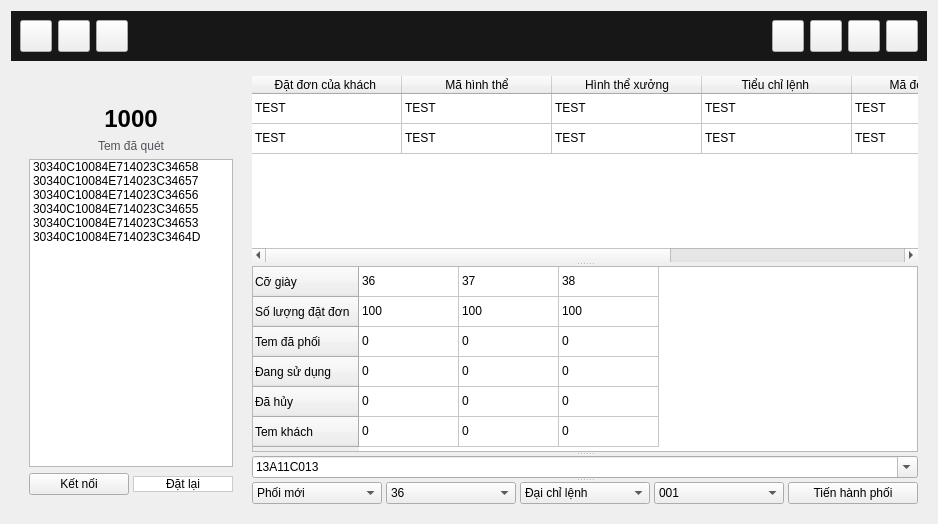
  <widget class="QWidget" name="centralwidget">
   <layout class="QVBoxLayout" name="verticalLayout_2">
    <item>
     <widget class="QWidget" name="title_bar_2" native="true">
      <property name="styleSheet">
       <string notr="true">background-color: #171717</string>
      </property>
      <layout class="QHBoxLayout" name="title_bar" stretch="0,1,0">
       <item>
        <layout class="QHBoxLayout" name="horizontalLayout_6">
         <item>
          <widget class="QPushButton" name="pushButton_13">
           <property name="minimumSize">
            <size>
             <width>32</width>
             <height>32</height>
            </size>
           </property>
           <property name="maximumSize">
            <size>
             <width>32</width>
             <height>32</height>
            </size>
           </property>
           <property name="styleSheet">
            <string notr="true">QPushButton{
	background-color: none;
}

QPushButton:hover{
	background-color: #525252;
}</string>
           </property>
           <property name="text">
            <string/>
           </property>
           <property name="icon">
            <iconset>
             <normaloff>../assets/icons/arrow-left.svg</normaloff>../assets/icons/arrow-left.svg</iconset>
           </property>
          </widget>
         </item>
         <item>
          <widget class="QPushButton" name="pushButton_14">
           <property name="minimumSize">
            <size>
             <width>32</width>
             <height>32</height>
            </size>
           </property>
           <property name="maximumSize">
            <size>
             <width>32</width>
             <height>32</height>
            </size>
           </property>
           <property name="styleSheet">
            <string notr="true">QPushButton{
	background-color: none;
}

QPushButton:hover{
	background-color: #525252;
}</string>
           </property>
           <property name="text">
            <string/>
           </property>
           <property name="icon">
            <iconset>
             <normaloff>../assets/icons/arrow-right.svg</normaloff>../assets/icons/arrow-right.svg</iconset>
           </property>
          </widget>
         </item>
         <item>
          <widget class="QPushButton" name="pushButton_15">
           <property name="minimumSize">
            <size>
             <width>32</width>
             <height>32</height>
            </size>
           </property>
           <property name="maximumSize">
            <size>
             <width>32</width>
             <height>32</height>
            </size>
           </property>
           <property name="styleSheet">
            <string notr="true">QPushButton{
	background-color: none;
}

QPushButton:hover{
	background-color: #525252;
}</string>
           </property>
           <property name="text">
            <string/>
           </property>
           <property name="icon">
            <iconset>
             <normaloff>../assets/icons/home.svg</normaloff>../assets/icons/home.svg</iconset>
           </property>
          </widget>
         </item>
        </layout>
       </item>
       <item>
        <spacer name="horizontalSpacer">
         <property name="orientation">
          <enum>Qt::Horizontal</enum>
         </property>
         <property name="sizeHint" stdset="0">
          <size>
           <width>638</width>
           <height>20</height>
          </size>
         </property>
        </spacer>
       </item>
       <item>
        <layout class="QHBoxLayout" name="horizontalLayout_5" stretch="0,0,0,0">
         <item>
          <widget class="QPushButton" name="pushButton_12">
           <property name="minimumSize">
            <size>
             <width>32</width>
             <height>32</height>
            </size>
           </property>
           <property name="maximumSize">
            <size>
             <width>32</width>
             <height>32</height>
            </size>
           </property>
           <property name="styleSheet">
            <string notr="true">QPushButton{
	background-color: none;
}

QPushButton:hover{
	background-color: #525252;
}</string>
           </property>
           <property name="text">
            <string/>
           </property>
           <property name="icon">
            <iconset resource="../resource.qrc">
             <normaloff>:/assets/icons/settings.svg</normaloff>:/assets/icons/settings.svg</iconset>
           </property>
          </widget>
         </item>
         <item>
          <widget class="QPushButton" name="pushButton_11">
           <property name="minimumSize">
            <size>
             <width>32</width>
             <height>32</height>
            </size>
           </property>
           <property name="maximumSize">
            <size>
             <width>32</width>
             <height>32</height>
            </size>
           </property>
           <property name="styleSheet">
            <string notr="true">QPushButton{
	background-color: none;
}

QPushButton:hover{
	background-color: #525252;
}</string>
           </property>
           <property name="text">
            <string/>
           </property>
           <property name="icon">
            <iconset>
             <normaloff>../assets/icons/minus.svg</normaloff>../assets/icons/minus.svg</iconset>
           </property>
          </widget>
         </item>
         <item>
          <widget class="QPushButton" name="pushButton_10">
           <property name="minimumSize">
            <size>
             <width>32</width>
             <height>32</height>
            </size>
           </property>
           <property name="maximumSize">
            <size>
             <width>32</width>
             <height>32</height>
            </size>
           </property>
           <property name="cursor">
            <cursorShape>PointingHandCursor</cursorShape>
           </property>
           <property name="styleSheet">
            <string notr="true">QPushButton{
	background-color: none;
}

QPushButton:hover{
	background-color: #525252;
}</string>
           </property>
           <property name="text">
            <string/>
           </property>
           <property name="icon">
            <iconset>
             <normaloff>../assets/icons/minimize-2.svg</normaloff>../assets/icons/minimize-2.svg</iconset>
           </property>
          </widget>
         </item>
         <item>
          <widget class="QPushButton" name="pushButton_9">
           <property name="minimumSize">
            <size>
             <width>32</width>
             <height>32</height>
            </size>
           </property>
           <property name="maximumSize">
            <size>
             <width>32</width>
             <height>32</height>
            </size>
           </property>
           <property name="styleSheet">
            <string notr="true">QPushButton{
	background-color: none;
}

QPushButton:hover{
	background-color: #ef4444;
}</string>
           </property>
           <property name="text">
            <string/>
           </property>
           <property name="icon">
            <iconset>
             <normaloff>../assets/icons/x.svg</normaloff>../assets/icons/x.svg</iconset>
           </property>
          </widget>
         </item>
        </layout>
       </item>
      </layout>
     </widget>
    </item>
    <item>
     <widget class="QStackedWidget" name="outlet">
      <property name="currentIndex">
       <number>0</number>
      </property>
      <widget class="QWidget" name="main_page" native="true">
       <layout class="QHBoxLayout" name="horizontalLayout_3" stretch="1,3">
        <property name="spacing">
         <number>10</number>
        </property>
        <item>
         <widget class="QWidget" name="epc_list_box" native="true">
          <layout class="QVBoxLayout" name="verticalLayout_5">
           <item>
            <layout class="QVBoxLayout" name="verticalLayout">
             <item>
              <widget class="QPushButton" name="pushButton">
               <property name="styleSheet">
                <string notr="true">background: none; border: 0px;</string>
               </property>
               <property name="text">
                <string/>
               </property>
               <property name="icon">
                <iconset>
                 <normaloff>../assets/icons/tag.svg</normaloff>../assets/icons/tag.svg</iconset>
               </property>
               <property name="iconSize">
                <size>
                 <width>40</width>
                 <height>40</height>
                </size>
               </property>
              </widget>
             </item>
             <item>
              <widget class="QLabel" name="label_19">
               <property name="autoFillBackground">
                <bool>false</bool>
               </property>
               <property name="styleSheet">
                <string notr="true">QLabel{
	font-size: 24px;
	font-weight: 500;
	padding: 0px;
}</string>
               </property>
               <property name="text">
                <string>1000</string>
               </property>
               <property name="scaledContents">
                <bool>false</bool>
               </property>
               <property name="alignment">
                <set>Qt::AlignCenter</set>
               </property>
               <property name="margin">
                <number>6</number>
               </property>
               <property name="indent">
                <number>0</number>
               </property>
              </widget>
             </item>
             <item>
              <widget class="QLabel" name="label_20">
               <property name="autoFillBackground">
                <bool>false</bool>
               </property>
               <property name="styleSheet">
                <string notr="true">color: #52525b</string>
               </property>
               <property name="text">
                <string>Tem đã quét</string>
               </property>
               <property name="scaledContents">
                <bool>false</bool>
               </property>
               <property name="alignment">
                <set>Qt::AlignCenter</set>
               </property>
               <property name="margin">
                <number>6</number>
               </property>
               <property name="indent">
                <number>0</number>
               </property>
              </widget>
             </item>
            </layout>
           </item>
           <item>
            <widget class="QListWidget" name="listWidget">
             <property name="autoFillBackground">
              <bool>true</bool>
             </property>
             <item>
              <property name="text">
               <string>30340C10084E714023C34658</string>
              </property>
             </item>
             <item>
              <property name="text">
               <string>30340C10084E714023C34657</string>
              </property>
             </item>
             <item>
              <property name="text">
               <string>30340C10084E714023C34656</string>
              </property>
             </item>
             <item>
              <property name="text">
               <string>30340C10084E714023C34655</string>
              </property>
             </item>
             <item>
              <property name="text">
               <string>30340C10084E714023C34653</string>
              </property>
             </item>
             <item>
              <property name="text">
               <string>30340C10084E714023C3464D</string>
              </property>
             </item>
            </widget>
           </item>
           <item>
            <layout class="QHBoxLayout" name="epc_list_actions">
             <property name="spacing">
              <number>4</number>
             </property>
             <item>
              <widget class="QPushButton" name="connect_button">
               <property name="cursor">
                <cursorShape>PointingHandCursor</cursorShape>
               </property>
               <property name="text">
                <string>Kết nối</string>
               </property>
              </widget>
             </item>
             <item>
              <widget class="QPushButton" name="reset_button">
               <property name="cursor">
                <cursorShape>PointingHandCursor</cursorShape>
               </property>
               <property name="styleSheet">
                <string notr="true">background: #fff; border: 1px solid #ccc</string>
               </property>
               <property name="text">
                <string>Đặt lại</string>
               </property>
              </widget>
             </item>
            </layout>
           </item>
          </layout>
         </widget>
        </item>
        <item>
         <widget class="QSplitter" name="splitter">
          <property name="orientation">
           <enum>Qt::Vertical</enum>
          </property>
          <widget class="QTableWidget" name="order_infor_table">
           <property name="autoFillBackground">
            <bool>true</bool>
           </property>
           <property name="styleSheet">
            <string notr="true"/>
           </property>
           <property name="frameShape">
            <enum>QFrame::NoFrame</enum>
           </property>
           <property name="frameShadow">
            <enum>QFrame::Plain</enum>
           </property>
           <property name="midLineWidth">
            <number>1</number>
           </property>
           <property name="verticalScrollBarPolicy">
            <enum>Qt::ScrollBarAsNeeded</enum>
           </property>
           <property name="horizontalScrollBarPolicy">
            <enum>Qt::ScrollBarAsNeeded</enum>
           </property>
           <property name="sizeAdjustPolicy">
            <enum>QAbstractScrollArea::AdjustIgnored</enum>
           </property>
           <property name="verticalScrollMode">
            <enum>QAbstractItemView::ScrollPerPixel</enum>
           </property>
           <property name="horizontalScrollMode">
            <enum>QAbstractItemView::ScrollPerPixel</enum>
           </property>
           <property name="sortingEnabled">
            <bool>true</bool>
           </property>
           <property name="cornerButtonEnabled">
            <bool>true</bool>
           </property>
           <attribute name="horizontalHeaderMinimumSectionSize">
            <number>150</number>
           </attribute>
           <attribute name="horizontalHeaderStretchLastSection">
            <bool>false</bool>
           </attribute>
           <attribute name="verticalHeaderVisible">
            <bool>false</bool>
           </attribute>
           <attribute name="verticalHeaderCascadingSectionResizes">
            <bool>true</bool>
           </attribute>
           <attribute name="verticalHeaderHighlightSections">
            <bool>false</bool>
           </attribute>
           <attribute name="verticalHeaderShowSortIndicator" stdset="0">
            <bool>false</bool>
           </attribute>
           <attribute name="verticalHeaderStretchLastSection">
            <bool>false</bool>
           </attribute>
           <row>
            <property name="text">
             <string>1</string>
            </property>
           </row>
           <row>
            <property name="text">
             <string>2</string>
            </property>
           </row>
           <column>
            <property name="text">
             <string>Đặt đơn của khách	</string>
            </property>
           </column>
           <column>
            <property name="text">
             <string>Mã hình thể</string>
            </property>
           </column>
           <column>
            <property name="text">
             <string>Hình thể xưởng</string>
            </property>
           </column>
           <column>
            <property name="text">
             <string>Tiểu chỉ lệnh	</string>
            </property>
           </column>
           <column>
            <property name="text">
             <string>Mã đơn hàng	</string>
            </property>
           </column>
           <column>
            <property name="text">
             <string>Mã đặt đơn	</string>
            </property>
           </column>
           <column>
            <property name="text">
             <string>Số lượng đặt hàng</string>
            </property>
           </column>
           <item row="0" column="0">
            <property name="text">
             <string>TEST</string>
            </property>
           </item>
           <item row="0" column="1">
            <property name="text">
             <string>TEST</string>
            </property>
           </item>
           <item row="0" column="2">
            <property name="text">
             <string>TEST</string>
            </property>
           </item>
           <item row="0" column="3">
            <property name="text">
             <string>TEST</string>
            </property>
           </item>
           <item row="0" column="4">
            <property name="text">
             <string>TEST</string>
            </property>
           </item>
           <item row="0" column="5">
            <property name="text">
             <string>TEST</string>
            </property>
           </item>
           <item row="0" column="6">
            <property name="text">
             <string>100</string>
            </property>
           </item>
           <item row="1" column="0">
            <property name="text">
             <string>TEST</string>
            </property>
           </item>
           <item row="1" column="1">
            <property name="text">
             <string>TEST</string>
            </property>
           </item>
           <item row="1" column="2">
            <property name="text">
             <string>TEST</string>
            </property>
           </item>
           <item row="1" column="3">
            <property name="text">
             <string>TEST</string>
            </property>
           </item>
           <item row="1" column="4">
            <property name="text">
             <string>TEST</string>
            </property>
           </item>
           <item row="1" column="5">
            <property name="text">
             <string>TEST</string>
            </property>
           </item>
           <item row="1" column="6">
            <property name="text">
             <string>100</string>
            </property>
           </item>
          </widget>
          <widget class="QTableWidget" name="sizing_table">
           <property name="columnCount">
            <number>3</number>
           </property>
           <attribute name="horizontalHeaderVisible">
            <bool>false</bool>
           </attribute>
           <row>
            <property name="text">
             <string>Cỡ giày</string>
            </property>
           </row>
           <row>
            <property name="text">
             <string>Số lượng đặt đơn</string>
            </property>
           </row>
           <row>
            <property name="text">
             <string>Tem đã phối</string>
            </property>
           </row>
           <row>
            <property name="text">
             <string>Đang sử dụng</string>
            </property>
           </row>
           <row>
            <property name="text">
             <string>Đã hủy</string>
            </property>
           </row>
           <row>
            <property name="text">
             <string>Tem khách</string>
            </property>
           </row>
           <column/>
           <column/>
           <column/>
           <item row="0" column="0">
            <property name="text">
             <string>36</string>
            </property>
           </item>
           <item row="0" column="1">
            <property name="text">
             <string>37</string>
            </property>
           </item>
           <item row="0" column="2">
            <property name="text">
             <string>38</string>
            </property>
           </item>
           <item row="1" column="0">
            <property name="text">
             <string>100</string>
            </property>
           </item>
           <item row="1" column="1">
            <property name="text">
             <string>100</string>
            </property>
           </item>
           <item row="1" column="2">
            <property name="text">
             <string>100</string>
            </property>
           </item>
           <item row="2" column="0">
            <property name="text">
             <string>0</string>
            </property>
           </item>
           <item row="2" column="1">
            <property name="text">
             <string>0</string>
            </property>
           </item>
           <item row="2" column="2">
            <property name="text">
             <string>0</string>
            </property>
           </item>
           <item row="3" column="0">
            <property name="text">
             <string>0</string>
            </property>
           </item>
           <item row="3" column="1">
            <property name="text">
             <string>0</string>
            </property>
           </item>
           <item row="3" column="2">
            <property name="text">
             <string>0</string>
            </property>
           </item>
           <item row="4" column="0">
            <property name="text">
             <string>0</string>
            </property>
           </item>
           <item row="4" column="1">
            <property name="text">
             <string>0</string>
            </property>
           </item>
           <item row="4" column="2">
            <property name="text">
             <string>0</string>
            </property>
           </item>
           <item row="5" column="0">
            <property name="text">
             <string>0</string>
            </property>
           </item>
           <item row="5" column="1">
            <property name="text">
             <string>0</string>
            </property>
           </item>
           <item row="5" column="2">
            <property name="text">
             <string>0</string>
            </property>
           </item>
          </widget>
          <widget class="QFrame" name="header_top">
           <layout class="QHBoxLayout" name="horizontalLayout_2">
            <property name="spacing">
             <number>4</number>
            </property>
            <property name="leftMargin">
             <number>0</number>
            </property>
            <property name="topMargin">
             <number>0</number>
            </property>
            <property name="rightMargin">
             <number>0</number>
            </property>
            <property name="bottomMargin">
             <number>0</number>
            </property>
            <item>
             <widget class="QComboBox" name="manu_order_select">
              <property name="autoFillBackground">
               <bool>false</bool>
              </property>
              <property name="editable">
               <bool>true</bool>
              </property>
              <item>
               <property name="text">
                <string>13A11C013</string>
               </property>
              </item>
              <item>
               <property name="text">
                <string>13A12B047</string>
               </property>
              </item>
             </widget>
            </item>
           </layout>
          </widget>
          <widget class="QFrame" name="combine_form">
           <layout class="QHBoxLayout" name="horizontalLayout">
            <property name="spacing">
             <number>4</number>
            </property>
            <property name="leftMargin">
             <number>0</number>
            </property>
            <property name="topMargin">
             <number>0</number>
            </property>
            <property name="rightMargin">
             <number>0</number>
            </property>
            <property name="bottomMargin">
             <number>0</number>
            </property>
            <item>
             <widget class="QComboBox" name="actionSelect">
              <item>
               <property name="text">
                <string>Phối mới</string>
               </property>
              </item>
              <item>
               <property name="text">
                <string>Phối bù</string>
               </property>
              </item>
             </widget>
            </item>
            <item>
             <widget class="QComboBox" name="size_select">
              <property name="autoFillBackground">
               <bool>false</bool>
              </property>
              <item>
               <property name="text">
                <string>36</string>
               </property>
              </item>
              <item>
               <property name="text">
                <string>37</string>
               </property>
              </item>
              <item>
               <property name="text">
                <string>38</string>
               </property>
              </item>
             </widget>
            </item>
            <item>
             <widget class="QComboBox" name="combine_type_select">
              <item>
               <property name="text">
                <string>Đại chỉ lệnh</string>
               </property>
              </item>
              <item>
               <property name="text">
                <string>Tiểu chỉ lệnh</string>
               </property>
              </item>
             </widget>
            </item>
            <item>
             <widget class="QComboBox" name="monoSeqSelect">
              <item>
               <property name="text">
                <string>001</string>
               </property>
              </item>
             </widget>
            </item>
            <item>
             <widget class="QPushButton" name="combine_proceed_button">
              <property name="cursor">
               <cursorShape>PointingHandCursor</cursorShape>
              </property>
              <property name="text">
               <string>Tiến hành phối</string>
              </property>
              <property name="icon">
               <iconset>
                <normaloff>../assets/icons/tag.svg</normaloff>../assets/icons/tag.svg</iconset>
              </property>
              <property name="iconSize">
               <size>
                <width>18</width>
                <height>18</height>
               </size>
              </property>
             </widget>
            </item>
           </layout>
          </widget>
         </widget>
        </item>
       </layout>
      </widget>
      <widget class="QWidget" name="setting_page">
       <widget class="QWidget" name="">
        <property name="geometry">
         <rect>
          <x>501</x>
          <y>161</y>
          <width>320</width>
          <height>140</height>
         </rect>
        </property>
        <layout class="QVBoxLayout" name="verticalLayout_4">
         <item>
          <widget class="QSplitter" name="splitter_6">
           <property name="orientation">
            <enum>Qt::Vertical</enum>
           </property>
           <widget class="QLabel" name="label">
            <property name="text">
             <string>Database IP</string>
            </property>
           </widget>
           <widget class="QLineEdit" name="lineEdit"/>
          </widget>
         </item>
         <item>
          <widget class="QSplitter" name="splitter_5">
           <property name="orientation">
            <enum>Qt::Vertical</enum>
           </property>
           <widget class="QLabel" name="label_3">
            <property name="text">
             <string>UHF Reader TCP/IP</string>
            </property>
           </widget>
           <widget class="QLineEdit" name="lineEdit_3"/>
          </widget>
         </item>
         <item>
          <widget class="QSplitter" name="splitter_7">
           <property name="orientation">
            <enum>Qt::Horizontal</enum>
           </property>
           <widget class="QPushButton" name="pushButton_3">
            <property name="text">
             <string>Save</string>
            </property>
           </widget>
           <widget class="QPushButton" name="pushButton_4">
            <property name="text">
             <string>Cancel</string>
            </property>
           </widget>
          </widget>
         </item>
        </layout>
       </widget>
      </widget>
     </widget>
    </item>
   </layout>
  </widget>
